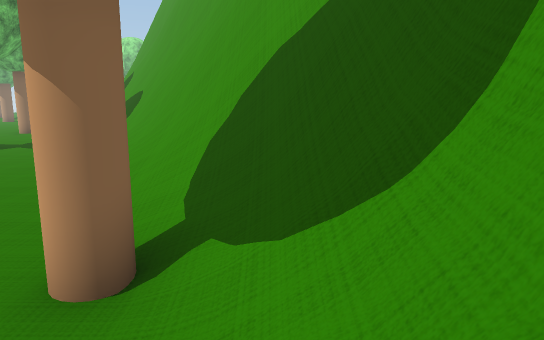
View 1 (above)

17 first-person views from a walk through a 3-D level made in the Unity game engine. The camera is 1.3 m above the floor, tilts 10° down and sees 70° across. The floor is counted in squares, 1 m on a side. Each view is taken from the middle of a square. On the plan, view 1 faces up. The plan holds only what a view shows up to about 16 squares ahead; the rest is blank. The place goes on beyond the plan. Some trees and plants on the terrain are drawn as simple stand-ins. The player is left out.

View 2
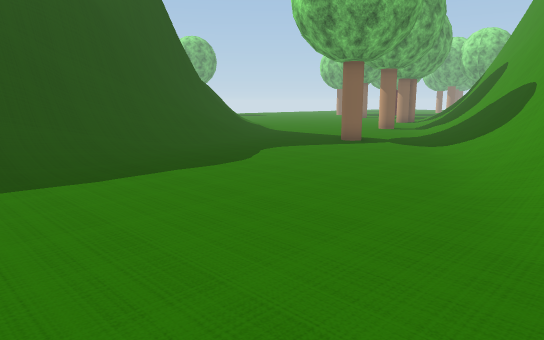

View 3
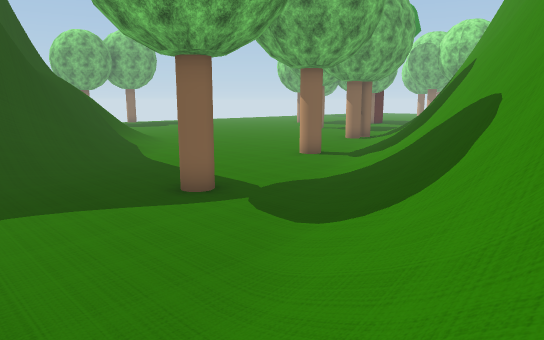

View 4
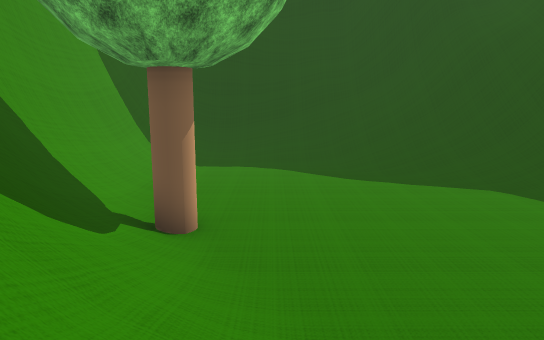

View 5
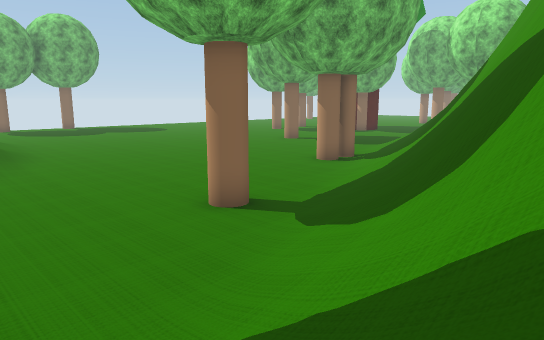

View 6
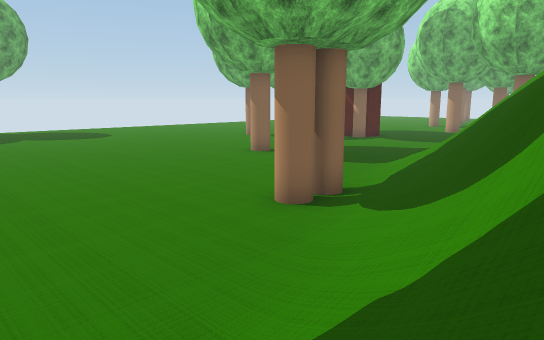

View 7
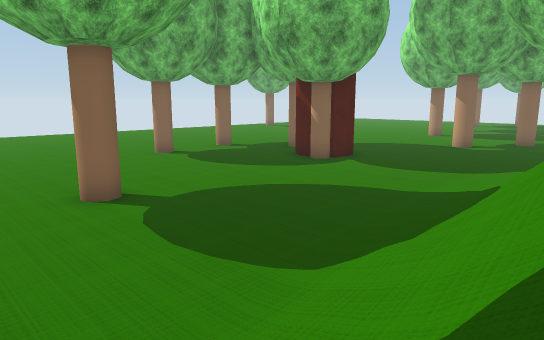

View 8
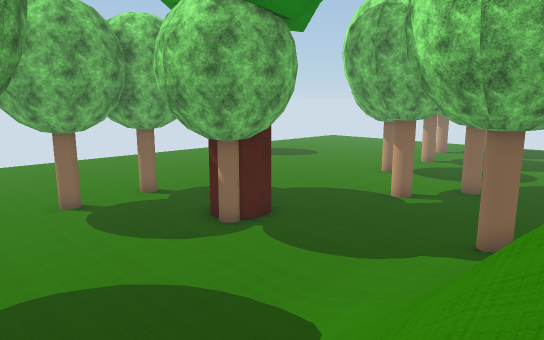

View 9
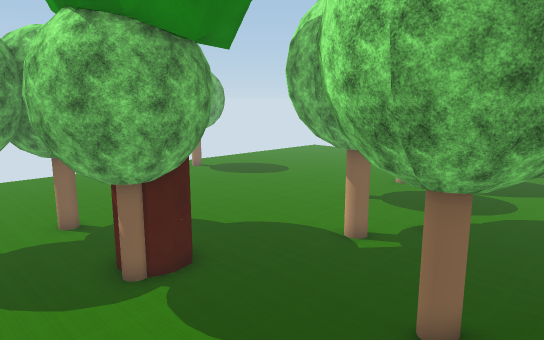

View 10
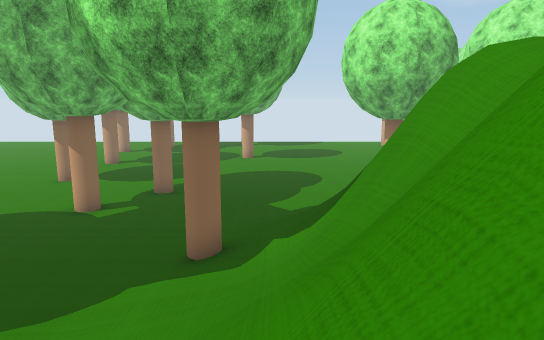

View 11
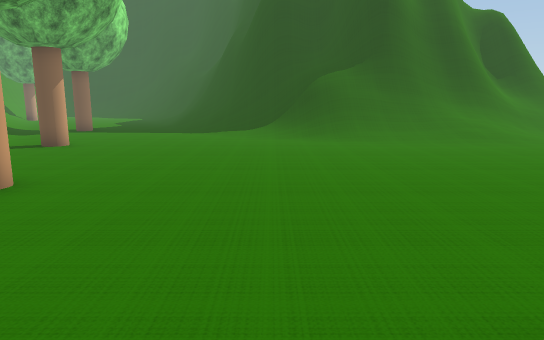

View 12
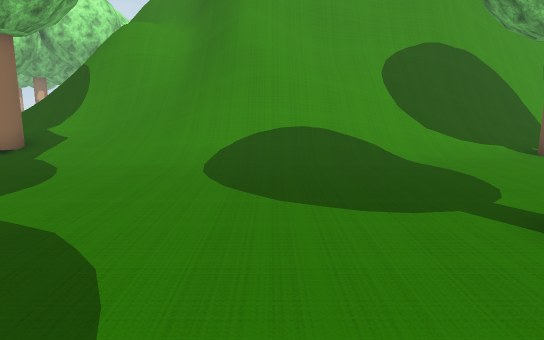

View 13
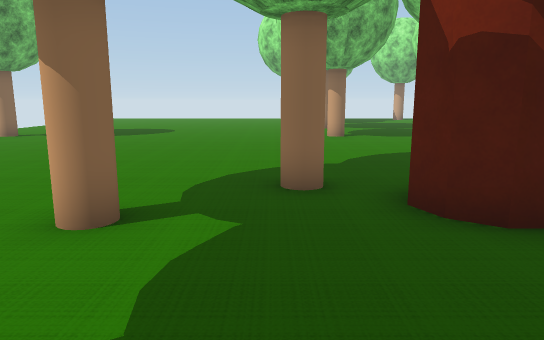

View 14
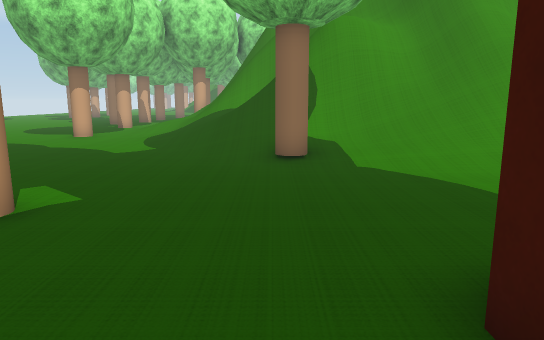

View 15
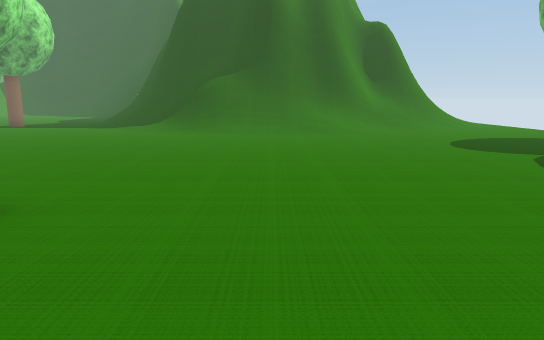

View 16
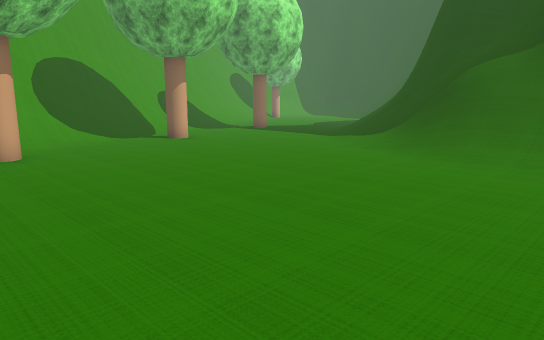

View 17
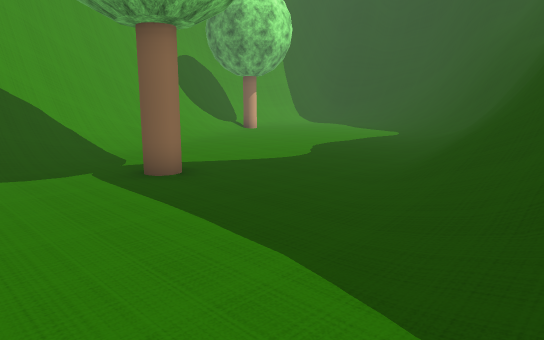

### Floor plan
Key: @ floor where view 1 was taken; # wall or solid block; . main floor; : floor 0.25 m higher than the main floor; + floor 2.75 m higher than the main floor; / step, stairs or slope; = window, fence, low wall or low ledge; T tree.
Columns run from 25 left of view 1 to 2 right of it. Each row starts with its distance up from view 1.
 43 .......TT......::://
 42 .......T......//////
 41 .............//////=
 40 ............//// /=#
 39 ...........TT///==##
 38 ..TT.T.....:T/####
 37 ....TTT....///####
 36 T...TT.....///##=#
 35 .........../////=#
 34 ..........:///==##
 33 TT........://==##
 32 ...........//=/=#
 31 ...........////=#
 30 ...........////=#
 29 .....TT....////=#
 28 ...........////=#
 27 ............///##
 26 ............///##
 25 ...........TT//#
 24 ...........TT//##
 23 ..............//##
 22 ..............//##
 21 ..............//=##
 20 ...............//##
 19 ..............T//=##
 18 .............TT.//##
 17 //////..........//=##
 16 ////////.........//=#
 15 ////////:........///##
 14 =###//=///........//=##
 13 ####=+===//.....T..//##
 12    ######///...TT..//=##
 11        ##=//........//##
 10         ##///.......//=#
  9          #=//........//##
  8          ##=/........///##
  7           ##//........//##
  6           ###/........//=##
  5            #=//........//=#
  4            ##//........./=#
  3            ##=/:.......TT/##
  2             #=//........./=#
  1             ##=//......../=#
  0              ##///.......@=#
 -1               #=///....../=#
 -2               ##=///...../=#
 -3                ##=///.... ##
 -4                ###//////:/##
 -5                 ###=##====#
 -6                  ##########

Where each view was taken, in squares from view 1:
view 1: 0 up, 0 right, facing up
view 2: 1 up, 2 left, facing up-left
view 3: 8 up, 3 left, facing up-left
view 4: 9 up, 3 left, facing down
view 5: 14 up, 6 left, facing up-left
view 6: 19 up, 9 left, facing up-left
view 7: 26 up, 12 left, facing up-left
view 8: 29 up, 11 left, facing up-left
view 9: 32 up, 11 left, facing up-left
view 10: 31 up, 12 left, facing up
view 11: 30 up, 18 left, facing down
view 12: 32 up, 23 left, facing right
view 13: 32 up, 23 left, facing up
view 14: 39 up, 22 left, facing right
view 15: 33 up, 23 left, facing down
view 16: 26 up, 24 left, facing down-right
view 17: 16 up, 16 left, facing down-right
